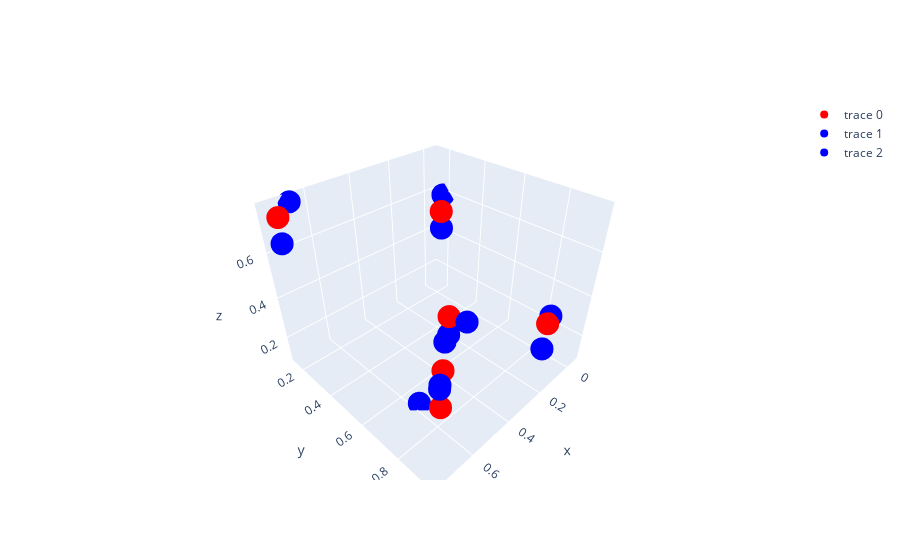
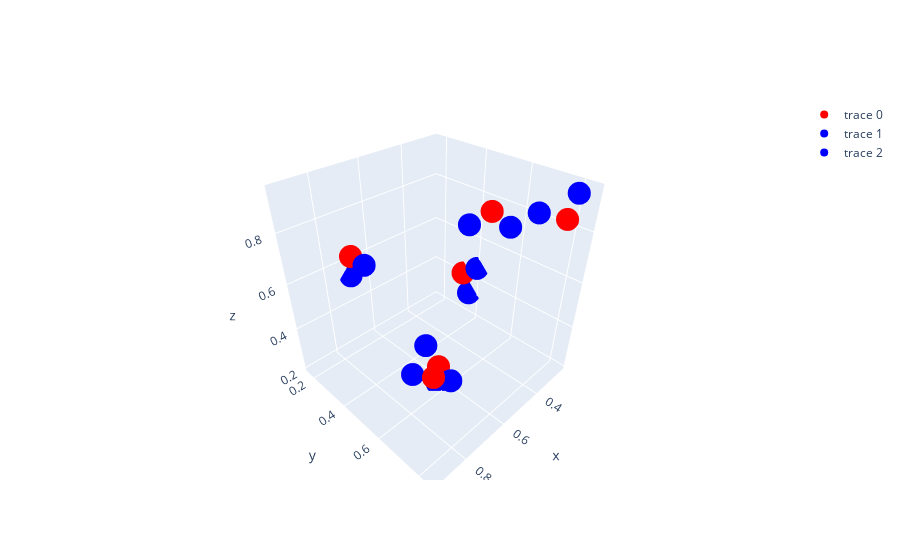
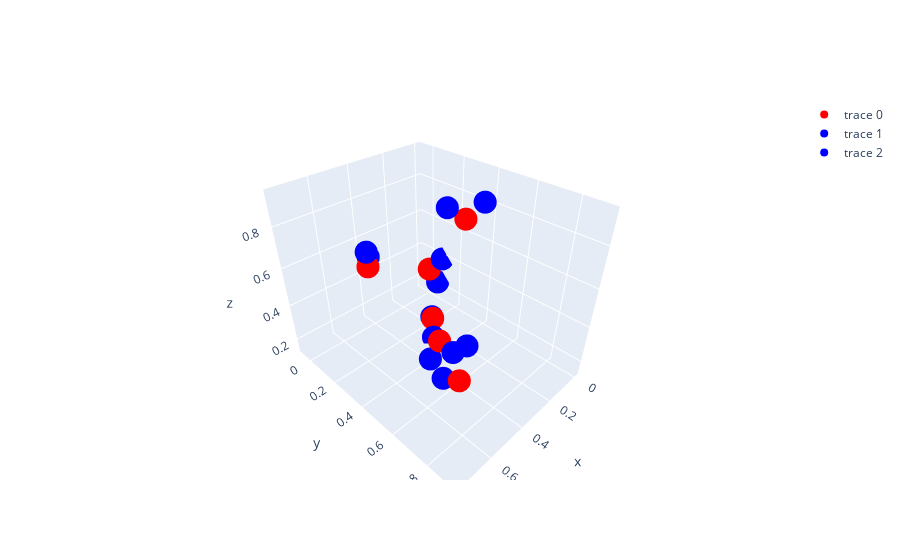
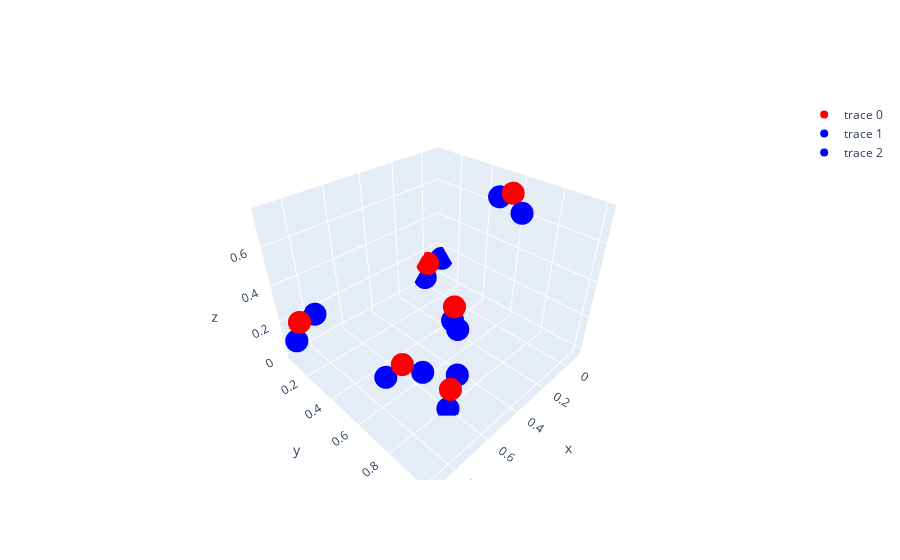

Notebook source saved alongside these figures, in order:
### Markdown cell above
The number of diagram will be the same as 'range(n)' in Code cell 6.1. __Causion: lagging computer__

### Code cell
# plot all the graphy for the sys with E lower than -8E-18 j
for lowest_index in range(len(datasets[1::9])):
    this_rall = []
    this_qall = []
    
    rall,qall = allatomposns(datasets[lowest_index][0],datasets[lowest_index][1],datasets[lowest_index][2],\
                         datasets[lowest_index][3],datasets[lowest_index][4],datasets[lowest_index][5])
    rall = np.array(rall)*1e-9
    potl_E_sum = potl_energy_sum(rall,qall)
    print('This E_energy - potl_E_sum:',potl_E_sum, 'J')

    #plot the interactive graphy
    
    
    #split OXYGEN atoms in red, HYDROGEN atoms in blue
    xall=[]
    yall=[]
    zall=[]
    for i in range(int(len(rall))):
        xall.append(float(rall[i][0])*1e9)
        yall.append(float(rall[i][1])*1e9)
        zall.append(float(rall[i][2])*1e9)
    #print('xall:',xall)
    print('potl_E_sum:',potl_E_sum, 'J')

    #-------plot------3D-coord of the lowest E_energy-------
    #plot the lowest E atoms posi.(interactive)
    fig = make_subplots()
    O_atoms = go.Scatter3d(x=xall[::3], y=yall[::3], z=zall[::3],mode='markers',marker = {'color' : 'red'})
    H_atoms01 = go.Scatter3d(x=xall[1::3], y=yall[1::3], z=zall[1::3],mode='markers',marker = {'color' : 'blue'})
    H_atoms02 = go.Scatter3d(x=xall[2::3], y=yall[2::3], z=zall[2::3],mode='markers',marker = {'color' : 'blue'})

    fig.add_trace(O_atoms)
    fig.add_trace(H_atoms01)
    fig.add_trace(H_atoms02)

    fig.show()

### Figure 1 — Plotly figure (JSON) as saved in the notebook; plotly's stock layout.template omitted (floating-point values rounded to 4 significant figures)
{"data": [{"marker": {"color": "red"}, "mode": "markers", "type": "scatter3d", "x": [0.01446, 0.1513, 0.5598, 0.3137, 0.7563, 0.584], "y": [0.238, 0.9231, 0.7728, 0.5777, 0.1963, 0.8062], "z": [0.5452, 0.3706, 0.1226, 0.3012, 0.7595, 0.3534]}, {"marker": {"color": "blue"}, "mode": "markers", "type": "scatter3d", "x": [-0.05197, 0.1995, 0.561, 0.3137, 0.7643, 0.5443], "y": [0.1837, 0.9437, 0.7686, 0.5775, 0.2019, 0.775], "z": [0.5877, 0.2905, 0.2183, 0.2054, 0.6642, 0.4348]}, {"marker": {"color": "blue"}, "mode": "markers", "type": "scatter3d", "x": [-0.0007745, 0.0679, 0.584, 0.3111, 0.679, 0.656], "y": [0.2256, 0.8874, 0.6845, 0.6705, 0.1417, 0.8626], "z": [0.4515, 0.3399, 0.09449, 0.325, 0.7739, 0.3819]}], "layout": {"xaxis": {"anchor": "y", "domain": [0, 1]}, "yaxis": {"anchor": "x", "domain": [0, 1]}}}

### Figure 2 — Plotly figure (JSON) as saved in the notebook; plotly's stock layout.template omitted (floating-point values rounded to 4 significant figures)
{"data": [{"marker": {"color": "red"}, "mode": "markers", "type": "scatter3d", "x": [0.7036, 0.6461, 0.3011, 0.237, 0.2846, 0.9274], "y": [0.1812, 0.5836, 0.5108, 0.3295, 0.7984, 0.8419], "z": [0.6259, 0.3017, 0.7833, 0.4066, 0.8469, 0.6412]}, {"marker": {"color": "blue"}, "mode": "markers", "type": "scatter3d", "x": [0.7134, 0.6433, 0.3563, 0.2369, 0.3028, 0.9266], "y": [0.2762, 0.5751, 0.4541, 0.3664, 0.7044, 0.7598], "z": [0.6338, 0.2064, 0.7293, 0.3182, 0.8437, 0.5919]}, {"marker": {"color": "blue"}, "mode": "markers", "type": "scatter3d", "x": [0.7019, 0.6759, 0.2508, 0.2368, 0.2807, 0.9271], "y": [0.165, 0.6734, 0.5624, 0.4058, 0.8189, 0.8148], "z": [0.5316, 0.3169, 0.7202, 0.4645, 0.9404, 0.733]}], "layout": {"xaxis": {"anchor": "y", "domain": [0, 1]}, "yaxis": {"anchor": "x", "domain": [0, 1]}}}

### Figure 3 — Plotly figure (JSON) as saved in the notebook; plotly's stock layout.template omitted (floating-point values rounded to 4 significant figures)
{"data": [{"marker": {"color": "red"}, "mode": "markers", "type": "scatter3d", "x": [0.3042, 0.7704, 0.6492, 0.2332, 0.04087, 0.4208], "y": [0.5136, 0.9171, 0.7151, 0.2592, 0.03922, 0.0109], "z": [0.8778, 0.6496, 0.6054, 0.2109, 0.3187, 0.4906]}, {"marker": {"color": "blue"}, "mode": "markers", "type": "scatter3d", "x": [0.3721, 0.759, 0.5932, 0.1805, -0.008098, 0.4339], "y": [0.4797, 0.8393, 0.7923, 0.1997, 0.08955, 0.0272], "z": [0.9363, 0.5948, 0.5962, 0.1575, 0.3839, 0.5841]}, {"marker": {"color": "blue"}, "mode": "markers", "type": "scatter3d", "x": [0.2365, 0.7655, 0.6684, 0.2807, 0.009149, 0.3609], "y": [0.5473, 0.884, 0.6886, 0.3128, 0.07182, -0.06377], "z": [0.9366, 0.7394, 0.5153, 0.1472, 0.2344, 0.4875]}], "layout": {"xaxis": {"anchor": "y", "domain": [0, 1]}, "yaxis": {"anchor": "x", "domain": [0, 1]}}}

### Figure 4 — Plotly figure (JSON) as saved in the notebook; plotly's stock layout.template omitted (floating-point values rounded to 4 significant figures)
{"data": [{"marker": {"color": "red"}, "mode": "markers", "type": "scatter3d", "x": [0.003163, 0.7208, 0.8651, 0.03439, 0.7499, 0.589], "y": [0.06566, 0.9354, 0.09146, 0.6398, 0.6905, 0.808], "z": [0.1271, 0.6621, 0.1932, 0.7525, 0.2553, 0.07803]}, {"marker": {"color": "blue"}, "mode": "markers", "type": "scatter3d", "x": [0.01962, 0.6956, 0.7719, 0.04668, 0.6877, 0.5022], "y": [0.06089, 0.906, 0.07381, 0.7052, 0.7424, 0.7679], "z": [0.0329, 0.5744, 0.1801, 0.6836, 0.2042, 0.07302]}, {"marker": {"color": "blue"}, "mode": "markers", "type": "scatter3d", "x": [-0.08858, 0.7824, 0.9009, 0.01898, 0.8035, 0.6152], "y": [0.09225, 1.007, 0.09824, 0.5579, 0.6459, 0.8201], "z": [0.1341, 0.6465, 0.1046, 0.7054, 0.1897, -0.01332]}], "layout": {"xaxis": {"anchor": "y", "domain": [0, 1]}, "yaxis": {"anchor": "x", "domain": [0, 1]}}}
